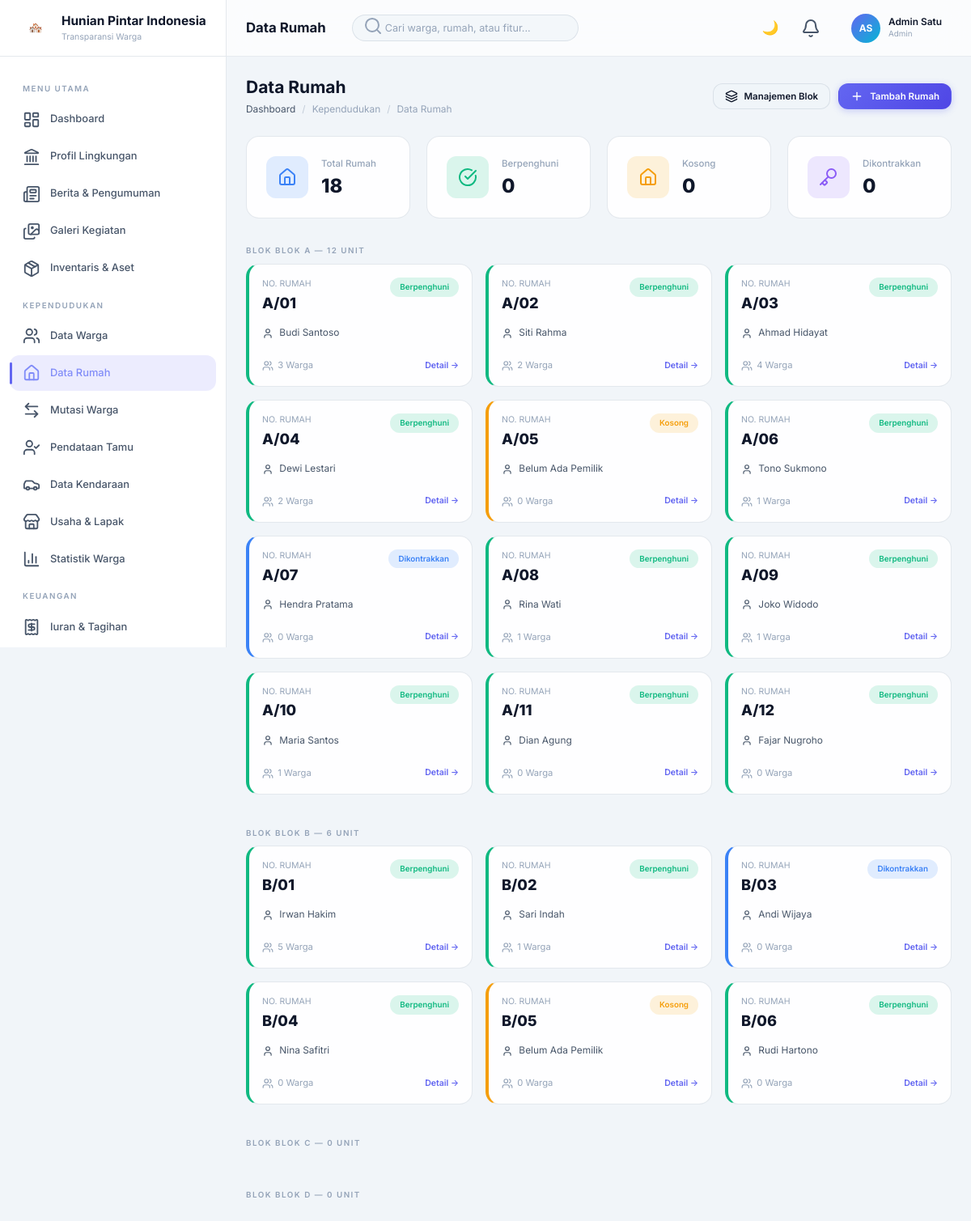
The app's page /rumah.php (signed in) with its own data.
### tables this page shows
CREATE TABLE users (
    id INT AUTO_INCREMENT PRIMARY KEY,
    tenant_id INT,
    name VARCHAR(100) NOT NULL,
    email VARCHAR(100) NOT NULL UNIQUE,
    phone VARCHAR(20),
    password VARCHAR(255) NOT NULL,
    role ENUM('superadmin','admin','pengurus','warga','kolektor','security') NOT NULL DEFAULT 'warga',
    avatar VARCHAR(255),
    resident_id INT DEFAULT NULL,
    is_active TINYINT(1) DEFAULT 1,
    last_login DATETIME,
    created_at TIMESTAMP DEFAULT CURRENT_TIMESTAMP,
    updated_at TIMESTAMP DEFAULT CURRENT_TIMESTAMP ON UPDATE CURRENT_TIMESTAMP,
    FOREIGN KEY (tenant_id) REFERENCES tenants(id) ON DELETE CASCADE
);

CREATE TABLE blocks (
    id INT AUTO_INCREMENT PRIMARY KEY,
    tenant_id INT NOT NULL,
    block_name VARCHAR(50) NOT NULL,
    description TEXT,
    total_houses INT DEFAULT 0,
    created_at TIMESTAMP DEFAULT CURRENT_TIMESTAMP,
    FOREIGN KEY (tenant_id) REFERENCES tenants(id) ON DELETE CASCADE
);

CREATE TABLE houses (
    id INT AUTO_INCREMENT PRIMARY KEY,
    tenant_id INT NOT NULL,
    block_id INT NOT NULL,
    house_number VARCHAR(20) NOT NULL,
    status ENUM('berpenghuni','kosong','dikontrakkan') DEFAULT 'berpenghuni',
    owner_name VARCHAR(100),
    owner_phone VARCHAR(20),
    house_type VARCHAR(50),
    area_m2 DECIMAL(8,2),
    created_at TIMESTAMP DEFAULT CURRENT_TIMESTAMP,
    updated_at TIMESTAMP DEFAULT CURRENT_TIMESTAMP ON UPDATE CURRENT_TIMESTAMP,
    FOREIGN KEY (tenant_id) REFERENCES tenants(id) ON DELETE CASCADE,
    FOREIGN KEY (block_id) REFERENCES blocks(id) ON DELETE CASCADE,
    UNIQUE KEY unique_house_tenant (tenant_id, block_id, house_number)
);

### classes/Auth.php (called while the page is built, shortened)
<?php
require_once __DIR__ . '/Database.php';
class Auth {
    private static $user = null;
    public static function check() {
        return isset($_SESSION['user_id']);
    }
    public static function user() {
        if (self::$user === null) {
            $db = Database::getInstance();
            self::$user = $db->fetch("SELECT id, tenant_id, name, email, phone, role, avatar, resident_id, last_login, created_at, password FROM users WHERE id = ?", [$_SESSION['user_id']]);
        }
        return self::$user;
    }
    public static function tenantId() {
        return $_SESSION['tenant_id'] ?? null;
    }
}

### classes/Database.php (called while the page is built, shortened)
<?php
class Database {
    private static $instance = null;
    private $pdo;
    private function __construct() {
        $dsn = "mysql:host=" . DB_HOST . ";port=" . DB_PORT . ";dbname=" . DB_NAME . ";charset=" . DB_CHARSET;
        $options = [
            PDO::ATTR_ERRMODE            => PDO::ERRMODE_EXCEPTION,
            PDO::ATTR_DEFAULT_FETCH_MODE => PDO::FETCH_ASSOC,
            PDO::ATTR_EMULATE_PREPARES   => false,
        ];
        try {
            $this->pdo = new PDO($dsn, DB_USER, DB_PASS, $options);
        } catch (PDOException $e) {
            die('Database connection failed: ' . $e->getMessage());
        }
    }
    public static function getInstance() {
        if (self::$instance === null) {
            self::$instance = new self();
        }
        return self::$instance;
    }
    public function query($sql, $params = []) {
        $stmt = $this->pdo->prepare($sql);
        $stmt->execute($params);
        return $stmt;
    }
    public function fetch($sql, $params = []) {
        return $this->query($sql, $params)->fetch();
    }
    public function fetchAll($sql, $params = []) {
        return $this->query($sql, $params)->fetchAll();
    }
    public function fetchColumn($sql, $params = []) {
        return $this->query($sql, $params)->fetchColumn();
    }
}

### classes/Helpers.php (called while the page is built, shortened)
<?php
class Helpers {
    public static function statusBadge($status) {
        $map = [
            'lunas' => 'success', 'selesai' => 'success', 'aktif' => 'success',
            'berpenghuni' => 'success', 'tersalurkan' => 'success', 'disetujui' => 'success',
            'dikembalikan' => 'success', 'baik' => 'success', 'domisili' => 'success',
            'belum_bayar' => 'warning', 'menunggu' => 'warning', 'diajukan' => 'warning',
            'baru' => 'warning', 'belum' => 'warning', 'dipinjam' => 'warning',
            'kosong' => 'warning', 'sebagian' => 'warning',
            'ditolak' => 'danger', 'terlambat' => 'danger', 'darurat' => 'danger',
            'rusak_berat' => 'danger', 'false_alarm' => 'danger',
            'diproses' => 'info', 'berjalan' => 'info', 'ditanggapi' => 'info',
            'diverifikasi' => 'info', 'dikontrakkan' => 'info', 'proses' => 'info',
            'ditangani' => 'info',
            'rusak_ringan' => 'warning',
        ];
        return $map[strtolower($status)] ?? 'neutral';
    }
    public static function statusLabel($status) {
        $map = [
            'belum_bayar' => 'Belum Bayar', 'lunas' => 'Lunas', 'sebagian' => 'Sebagian',
            'berpenghuni' => 'Berpenghuni', 'kosong' => 'Kosong', 'dikontrakkan' => 'Dikontrakkan',
            'domisili' => 'Domisili', 'domisili_luar' => 'Luar Domisili', 'kk_luar' => 'KK Luar',
            'masuk' => 'Masuk', 'keluar' => 'Keluar', 'pindah' => 'Pindah', 'meninggal' => 'Meninggal',
            'kepala_keluarga' => 'Kepala Keluarga', 'istri' => 'Istri', 'anak' => 'Anak', 'lainnya' => 'Lainnya',
            'diajukan' => 'Diajukan', 'diverifikasi' => 'Diverifikasi', 'diproses' => 'Diproses',
            'selesai' => 'Selesai', 'ditolak' => 'Ditolak', 'disetujui' => 'Disetujui',
            'baru' => 'Baru', 'ditanggapi' => 'Ditanggapi', 'proses' => 'Proses',
            'aktif' => 'Aktif', 'nonaktif' => 'Nonaktif',
            'dipinjam' => 'Dipinjam', 'dikembalikan' => 'Dikembalikan', 'terlambat' => 'Terlambat',
            'tersalurkan' => 'Tersalurkan', 'gagal' => 'Gagal',
            'baik' => 'Baik', 'rusak_ringan' => 'Rusak Ringan', 'rusak_berat' => 'Rusak Berat',
            'belum' => 'Belum', 'berjalan' => 'Berjalan',
            'darurat' => 'Darurat', 'ditangani' => 'Ditangani', 'false_alarm' => 'False Alarm',
        ];
        return $map[strtolower($status)] ?? ucfirst(str_replace('_', ' ', $status));
    }
}

### rumah.php (the view, shortened to what this page needs)
<?php
require_once 'classes/Auth.php';
require_once 'classes/Database.php';
require_once 'classes/Helpers.php';
$tenant_id = Auth::tenantId();
$db = Database::getInstance();
$pageTitle = 'Data Rumah';
$totalRumah = $db->fetchColumn("SELECT COUNT(*) FROM houses WHERE tenant_id = ?", [$tenant_id]);
$berpenghuni = $db->fetchColumn("SELECT COUNT(*) FROM houses WHERE tenant_id = ? AND status = 'occupied'", [$tenant_id]);
$kosong = $db->fetchColumn("SELECT COUNT(*) FROM houses WHERE tenant_id = ? AND status = 'empty'", [$tenant_id]);
$dikontrakkan = $db->fetchColumn("SELECT COUNT(*) FROM houses WHERE tenant_id = ? AND status = 'rented'", [$tenant_id]);
$blocks = $db->fetchAll("SELECT * FROM blocks WHERE tenant_id = ? ORDER BY block_name", [$tenant_id]);
?>
<?php include 'includes/header.php'; ?>
<div class="app-layout">
  <?php include 'includes/sidebar.php'; ?>
  <div class="main-wrapper">
    <?php include 'includes/topbar.php'; ?>
    <main class="main-content">
      <div class="page-header">
        <div>
          <h1>Data Rumah</h1>
          <div class="breadcrumb">
            <a href="index.php">Dashboard</a>
            <span class="separator">/</span>
            <span>Kependudukan</span>
            <span class="separator">/</span>
            <span>Data Rumah</span>
          </div>
        </div>
        <div style="display:flex;gap:10px;">
          <a href="block_list.php" class="btn btn-secondary btn-sm"><i data-lucide="layers" style="width:16px;height:16px;"></i> Manajemen Blok</a>
          <a href="rumah_form.php" class="btn btn-primary btn-sm"><i data-lucide="plus" style="width:16px;height:16px;"></i> Tambah Rumah</a>
        </div>
      </div>
      <div class="stats-grid" style="grid-template-columns: repeat(auto-fit, minmax(180px, 1fr));">
        <div class="stat-card animate-fadeIn stagger-1">
          <div class="stat-icon blue"><i data-lucide="home"></i></div>
          <div class="stat-info">
            <div class="stat-label">Total Rumah</div>
            <div class="stat-value"><?= number_format($totalRumah) ?></div>
          </div>
        </div>
        <div class="stat-card animate-fadeIn stagger-2">
          <div class="stat-icon green"><i data-lucide="check-circle"></i></div>
          <div class="stat-info">
            <div class="stat-label">Berpenghuni</div>
            <div class="stat-value"><?= number_format($berpenghuni) ?></div>
          </div>
        </div>
        <div class="stat-card animate-fadeIn stagger-3">
          <div class="stat-icon yellow"><i data-lucide="home"></i></div>
          <div class="stat-info">
            <div class="stat-label">Kosong</div>
            <div class="stat-value"><?= number_format($kosong) ?></div>
          </div>
        </div>
        <div class="stat-card animate-fadeIn stagger-4">
          <div class="stat-icon purple"><i data-lucide="key"></i></div>
          <div class="stat-info">
            <div class="stat-label">Dikontrakkan</div>
            <div class="stat-value"><?= number_format($dikontrakkan) ?></div>
          </div>
        </div>
      </div>
      <div id="gridView" style="margin-top:24px;">
        <?php foreach ($blocks as $block):
            $houses = $db->fetchAll("
                SELECT h.*,
                (SELECT COUNT(*) FROM residents WHERE house_id = h.id AND deleted_at IS NULL) as resident_count,
                (SELECT full_name FROM residents WHERE house_id = h.id AND family_status = 'kepala_keluarga' AND deleted_at IS NULL LIMIT 1) as head_of_family
                FROM houses h
                WHERE h.block_id = ? AND h.tenant_id = ?
                ORDER BY h.house_number
            ", [$block['id'], $tenant_id]);
        ?>
        <div class="menu-label" style="padding-left:0; margin-top:20px; display:flex; justify-content:space-between; align-items:center;">
            <span>Blok <?= htmlspecialchars($block['block_name']) ?> — <?= count($houses) ?> Unit</span>
        </div>
        <div style="display:grid; grid-template-columns: repeat(auto-fill, minmax(220px, 1fr)); gap:16px; margin-bottom:32px;">
          <?php foreach ($houses as $h):
             $statusLabel = Helpers::statusLabel($h['status']);
             $statusBadge = Helpers::statusBadge($h['status']);
             $displayName = ($h['owner_name'] && $h['owner_name'] !== '-') ? $h['owner_name'] : ($h['head_of_family'] ?: 'Belum Ada Pemilik');
          ?>
          <a href="rumah_detail.php?id=<?= $h['id'] ?>" class="card animate-fadeIn" style="padding:16px; cursor:pointer; transition: all 0.2s; text-decoration:none; color:inherit; display:block; border-left: 4px solid var(--<?= $statusBadge ?>);">
            <div style="display:flex; align-items:flex-start; justify-content:space-between; margin-bottom:12px;">
              <div>
                <span style="font-size:0.75rem; color:var(--text-muted); display:block; text-transform:uppercase;">No. Rumah</span>
                <span style="font-size:1.3rem; font-weight:800;"><?= htmlspecialchars($h['house_number']) ?></span>
              </div>
              <span class="badge badge-<?= $statusBadge ?>" style="font-size:0.7rem;"><?= $statusLabel ?></span>
            </div>
            <div style="font-size:0.85rem; color:var(--text-secondary); margin-bottom:6px; white-space:nowrap; overflow:hidden; text-overflow:ellipsis;" title="<?= htmlspecialchars($displayName) ?>">
              <i data-lucide="user" style="width:14px; height:14px; display:inline; vertical-align:middle; margin-right:4px;"></i>
              <?= htmlspecialchars($displayName) ?>
            </div>
            <div style="display:flex; justify-content:space-between; align-items:center; margin-top:12px; padding-top:10px; border-top:1px solid rgba(255,255,255,0.05);">
                <div style="font-size:0.8rem; color:var(--text-muted);">
                  <i data-lucide="users" style="width:14px; height:14px; display:inline; vertical-align:middle; margin-right:2px;"></i> <?= $h['resident_count'] ?> Warga
                </div>
                <div style="font-size:0.75rem; font-weight:600; color:var(--primary);">Detail →</div>
            </div>
          </a>
          <?php endforeach; ?>
        </div>
        <?php endforeach; ?>
      </div>
    </main>
  </div>
</div>
<?php include 'includes/footer.php'; ?>

### includes/topbar.php (shortened to what this page needs)
<?php
$user = Auth::user();
$db = Database::getInstance();
$initials = '';
if ($user) {
    $parts = explode(' ', $user['name']);
    $initials = strtoupper(substr($parts[0], 0, 1) . (isset($parts[1]) ? substr($parts[1], 0, 1) : ''));
}
$roleLabels = ['superadmin' => 'Superadmin', 'admin' => 'Admin', 'pengurus' => 'Pengurus', 'warga' => 'Warga', 'kolektor' => 'Kolektor', 'security' => 'Security'];
$roleLabel = $roleLabels[$user['role'] ?? 'warga'] ?? 'Warga';
?>
<header class="topbar" id="topbar">
  <div class="topbar-left">
    <h1 class="topbar-title"><?= htmlspecialchars($pageTitle ?? 'Dashboard') ?></h1>
    <div class="topbar-search">
      <span class="search-icon"><i data-lucide="search"></i></span>
      <input type="text" placeholder="Cari warga, rumah, atau fitur..." id="globalSearch">
    </div>
  </div>
  <div class="topbar-right">
    <button class="topbar-btn" id="darkModeToggle" title="Toggle Theme">🌙</button>
    <div style="position:relative; display:flex; align-items:center;">
      <button class="topbar-btn" id="notifBtn" title="Notifikasi">
        <i data-lucide="bell"></i>
      </button>
    </div>
    <div class="user-menu" id="userMenu" style="cursor:pointer; position:relative; margin-left:15px;">
      <?php if ($user['avatar'] && file_exists($user['avatar'])): ?>
        <img src="<?= $user['avatar'] ?>" class="user-avatar" style="object-fit:cover;">
      <?php else: ?>
        <div class="user-avatar"><?= $initials ?></div>
      <?php endif; ?>
      <div class="user-info"><span class="user-name"><?= htmlspecialchars($user['name'] ?? 'User') ?></span><span class="user-role"><?= $roleLabel ?></span></div>
    </div>
  </div>
</header>

### records on screen
users: name "AS", name "Admin Satu", role "Admin"
blocks: block_name "BLOK A", count($houses) "12"
houses: house_number "A/01", status "Berpenghuni", owner_name "Budi Santoso", resident_count "3"
houses: house_number "A/02", status "Berpenghuni", owner_name "Siti Rahma", resident_count "2"
houses: house_number "A/03", status "Berpenghuni", owner_name "Ahmad Hidayat", resident_count "4"
houses: house_number "A/04", status "Berpenghuni", owner_name "Dewi Lestari", resident_count "2"
houses: house_number "A/05", status "Kosong", displayName "Belum Ada Pemilik", resident_count "0"
houses: house_number "A/06", status "Berpenghuni", owner_name "Tono Sukmono", resident_count "1"
houses: house_number "A/07", status "Dikontrakkan", owner_name "Hendra Pratama", resident_count "0"
houses: house_number "A/08", status "Berpenghuni", owner_name "Rina Wati", resident_count "1"
houses: house_number "A/09", status "Berpenghuni", owner_name "Joko Widodo", resident_count "1"
houses: house_number "A/10", status "Berpenghuni", owner_name "Maria Santos", resident_count "1"
houses: house_number "A/11", status "Berpenghuni", owner_name "Dian Agung", resident_count "0"
houses: house_number "A/12", status "Berpenghuni", owner_name "Fajar Nugroho", resident_count "0"
blocks: block_name "BLOK B", count($houses) "6"
houses: house_number "B/01", status "Berpenghuni", owner_name "Irwan Hakim", resident_count "5"
houses: house_number "B/02", status "Berpenghuni", owner_name "Sari Indah", resident_count "1"
houses: house_number "B/03", status "Dikontrakkan", owner_name "Andi Wijaya", resident_count "0"
houses: house_number "B/04", status "Berpenghuni", owner_name "Nina Safitri", resident_count "0"
houses: house_number "B/05", status "Kosong", displayName "Belum Ada Pemilik", resident_count "0"
houses: house_number "B/06", status "Berpenghuni", owner_name "Rudi Hartono", resident_count "0"
blocks: block_name "BLOK C", count($houses) "0"
blocks: block_name "BLOK D", count($houses) "0"

### other values on screen
$GLOBAL_SETTINGS['app_name'] "Hunian Pintar Indonesia"
$pageTitle "Data Rumah"
$totalRumah "18"
$berpenghuni "0"
$kosong "0"
$dikontrakkan "0"
